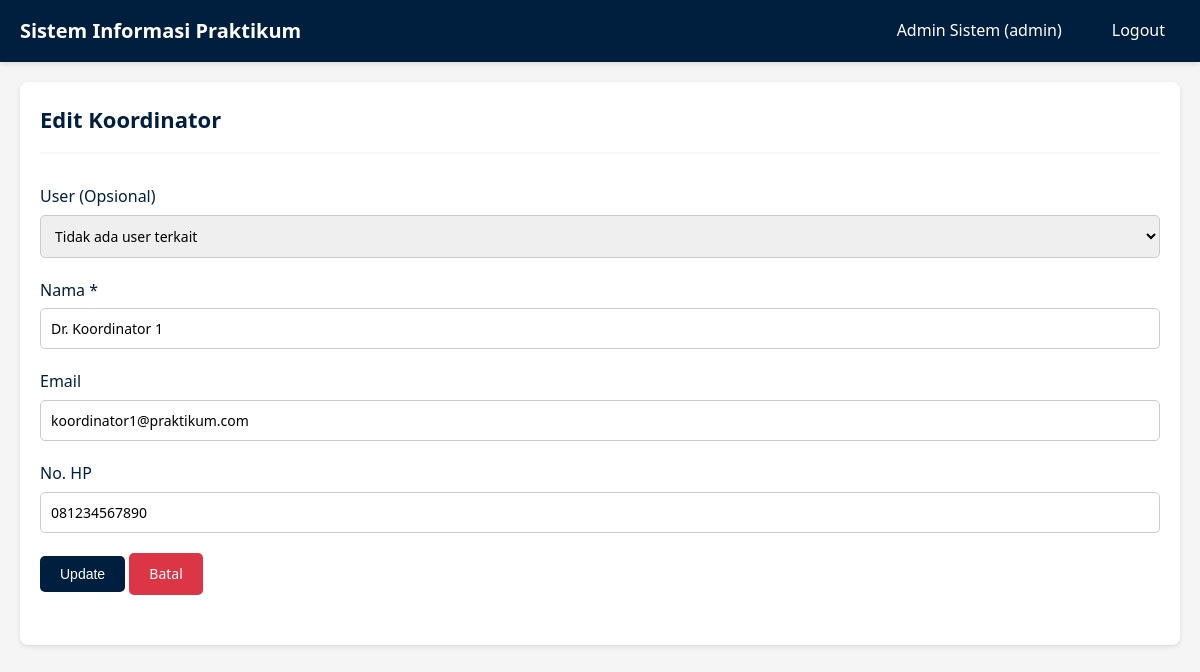
The app's page /admin/koordinator_edit.php?id=1 (signed in) with its own data.
### tables this page shows
CREATE TABLE IF NOT EXISTS koordinator (
    id INT AUTO_INCREMENT PRIMARY KEY,
    user_id INT,
    nama VARCHAR(100) NOT NULL,
    email VARCHAR(100),
    no_hp VARCHAR(20),
    FOREIGN KEY (user_id) REFERENCES users(id) ON DELETE SET NULL
);

### admin/koordinator_edit.php (the view, shortened to what this page needs)
<?php
require_once '../config/database.php';
$id = $_GET['id'] ?? '';
$koordinator = $conn->query("SELECT * FROM koordinator WHERE id = " . intval($id))->fetch_assoc();
?>
<!DOCTYPE html>
<html lang="id">
<head>
    <link rel="stylesheet" href="../assets/css/style.css">
</head>
<body>
    <?php include '../includes/navbar.php'; ?>
    <div class="container">
        <div class="card">
            <div class="card-header">
                <h2>Edit Koordinator</h2>
            </div>
            <div class="card-body">
                <form method="POST" action="">
                    <div class="form-group">
                        <label for="user_id">User (Opsional)</label>
                        <select id="user_id" name="user_id">
                            <option value="">Tidak ada user terkait</option>
                        </select>
                    </div>
                    <div class="form-group">
                        <label for="nama">Nama *</label>
                        <input type="text" id="nama" name="nama" value="<?php echo htmlspecialchars($koordinator['nama']); ?>" required>
                    </div>
                    <div class="form-group">
                        <label for="email">Email</label>
                        <input type="email" id="email" name="email" value="<?php echo htmlspecialchars($koordinator['email'] ?? ''); ?>">
                    </div>
                    <div class="form-group">
                        <label for="no_hp">No. HP</label>
                        <input type="text" id="no_hp" name="no_hp" value="<?php echo htmlspecialchars($koordinator['no_hp'] ?? ''); ?>">
                    </div>
                    <div class="form-group">
                        <button type="submit" class="btn btn-primary">Update</button>
                        <a href="koordinator.php" class="btn btn-danger">Batal</a>
                    </div>
                </form>
            </div>
        </div>
    </div>
</body>
</html>

### assets/css/style.css (style rules this page uses)
* { margin: 0; padding: 0; box-sizing: border-box; }
:root { --navy-blue: #001f3f; --navy-blue-light: #003d7a; --navy-blue-dark: #001529; --black: #000000; --white: #ffffff; --gray-light: #f5f5f5; --gray: #cccccc; --gray-dark: #666666; --success: #28a745; --danger: #dc3545; --warning: #ffc107; --info: #17a2b8; }
body { font-family: 'Segoe UI', Tahoma, Geneva, Verdana, sans-serif; background-color: var(--gray-light); color: var(--black); line-height: 1.6; }
.container { max-width: 1200px; margin: 0 auto; padding: 20px; }
.card { background: var(--white); border-radius: 8px; padding: 20px; margin-bottom: 20px; box-shadow: 0 2px 5px rgba(0, 0, 0, 0.1); }
.card-header { border-bottom: 2px solid var(--gray-light); padding-bottom: 15px; margin-bottom: 20px; }
.card-header h2 { color: var(--navy-blue); font-size: 22px; }
.card-body { padding: 10px 0; }
.btn { padding: 10px 20px; border: none; border-radius: 5px; cursor: pointer; font-size: 14px; text-decoration: none; display: inline-block; transition: all 0.3s; text-align: center; }
.btn-primary { background-color: var(--navy-blue); color: var(--white); }
.btn-danger { background-color: var(--danger); color: var(--white); }
.form-group { margin-bottom: 20px; }
.form-group label { display: block; margin-bottom: 5px; color: var(--navy-blue); font-weight: 500; }
.form-group input, .form-group select, .form-group textarea { width: 100%; padding: 10px; border: 1px solid var(--gray); border-radius: 5px; font-size: 14px; font-family: inherit; }

### records on screen
koordinator: nama "Dr. Koordinator 1", email "koordinator1@praktikum.com", no_hp "081234567890"

### other values on screen
$currentUser['nama'] "Admin Sistem"
$currentUser['role'] "admin"
